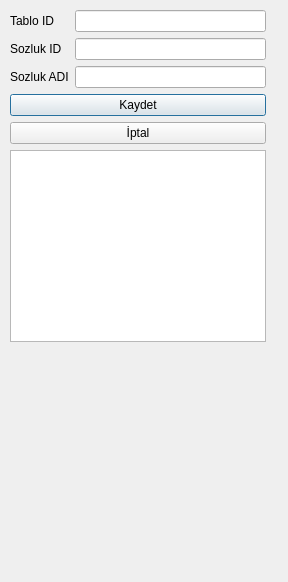
<?xml version="1.0" encoding="UTF-8"?>
<ui version="4.0">
 <class>Dialog</class>
 <widget class="QDialog" name="Dialog">
  <property name="geometry">
   <rect>
    <x>0</x>
    <y>0</y>
    <width>288</width>
    <height>582</height>
   </rect>
  </property>
  <property name="windowTitle">
   <string>Dialog</string>
  </property>
  <widget class="QWidget" name="gridLayoutWidget">
   <property name="geometry">
    <rect>
     <x>10</x>
     <y>10</y>
     <width>221</width>
     <height>561</height>
    </rect>
   </property>
   <layout class="QGridLayout" name="gridLayout" columnstretch="0,0">
    <property name="sizeConstraint">
     <enum>QLayout::SetFixedSize</enum>
    </property>
    <item row="0" column="0">
     <widget class="QLabel" name="label">
      <property name="text">
       <string>Tablo ID</string>
      </property>
     </widget>
    </item>
    <item row="1" column="1">
     <widget class="QLineEdit" name="txtID"/>
    </item>
    <item row="2" column="1">
     <widget class="QLineEdit" name="txtAd"/>
    </item>
    <item row="2" column="0">
     <widget class="QLabel" name="label_3">
      <property name="text">
       <string>Sozluk ADI</string>
      </property>
     </widget>
    </item>
    <item row="0" column="1">
     <widget class="QLineEdit" name="txtTablo">
      <property name="inputMethodHints">
       <set>Qt::ImhDigitsOnly|Qt::ImhHiddenText|Qt::ImhNoAutoUppercase|Qt::ImhNoPredictiveText|Qt::ImhSensitiveData</set>
      </property>
      <property name="echoMode">
       <enum>QLineEdit::Password</enum>
      </property>
     </widget>
    </item>
    <item row="1" column="0">
     <widget class="QLabel" name="label_2">
      <property name="text">
       <string>Sozluk ID</string>
      </property>
     </widget>
    </item>
    <item row="5" column="0" colspan="2">
     <widget class="QTableWidget" name="lstSozluk"/>
    </item>
    <item row="3" column="0" colspan="2">
     <widget class="QPushButton" name="btKaydet">
      <property name="text">
       <string>Kaydet</string>
      </property>
     </widget>
    </item>
    <item row="4" column="0" colspan="2">
     <widget class="QPushButton" name="btIptal">
      <property name="text">
       <string>İptal</string>
      </property>
     </widget>
    </item>
   </layout>
  </widget>
 </widget>
 <resources/>
 <connections/>
</ui>
